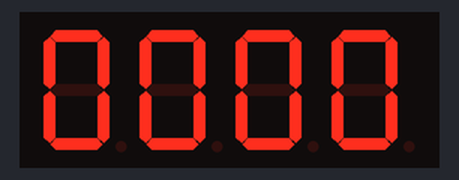
Bench run of a sketch on a simulated Arduino Uno, built with avr-gcc and run on an emulated ATmega328P. Parts: 4-digit seven-segment display. Wiring (inferred from the names in the program): 4-digit 7-segment display, segments lit when HIGH: segments pin 6, pin 2, pin 10, pin 12, pin 13, pin 5, pin 9, pin 11; digit selects pin 7, pin 4, pin 3, pin 8. The segment pins are drawn as the display they are named for.

Above: at 0.1 s.
At 4.1 s:
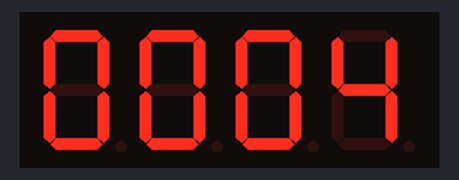
At 9.1 s:
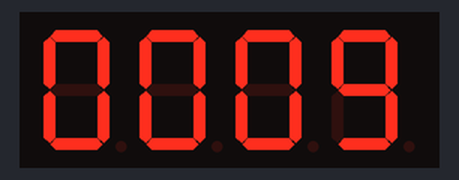
At 18.1 s:
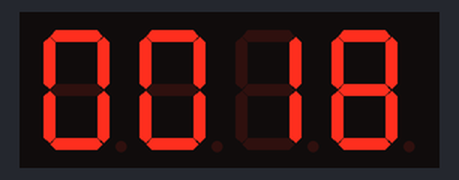
At 27.1 s:
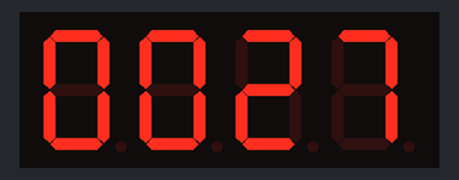
At 37.1 s:
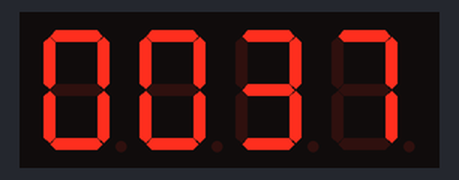

The sketch:

7segment.ino
```cpp
/*  Esempio creato partendo dal codice: "Arduino UNO running 4-digit 7-segment display".
    http://www.hobbytronics.co.uk/arduino-4digit-7segment
    di pubblico dominio (meglio  beerware: offri una birra all'autore

    Questo è un esempio per pilotare un display 7 segmenti con 4 elementi
    senza usare resistenze. Questa tecnica è molto diffusa ma devi sapere
    che eventuali errori possono portare ad un sovraccarico di corrente
    con il rischio di bruciare qualche segmento del display (basta porre attenzione
    al valore di luminosità).

*/
#define DIGIT_ON  LOW // E' un modello a Anodo Comune
#define DIGIT_OFF  HIGH
// -----------------------------------------------------------------
// PIN della fila in basso del display ==> e,d,dp,c,g,4
// -----------------------------------------------------------------
// La parte bassa corrisponde a quella dove ho il punto decimale
// La numerazione del modulo "Display a 7 segmenti" con 4 elementi
// va da sinistra a destra
int segE = 13;  // Primo PIN
int segD = 12;  // Secondo PIN
int segDP = 11; // Terzo PIN
int segC = 10;  // Quarto PIN
int segG = 9;   // Quinto PIN
int digit4 = 8; // Sesto PIN - PWM che Accende il quarto digit
// -----------------------------------------------------------------
// PIN della fila in alto del display ==> 1,a,f,2,3,b
// -----------------------------------------------------------------
// La numerazione del modulo "Display a 7 segmenti" con 4 elementi
// va da sinistra a destra
int digit1 = 7; // Dodicesimo PIN - PWM che Accende il primo digit
int segA =  6;  // Undicesimo PIN
int segF = 5;   // Decimo PIN
int digit2 = 4; // Nono PIN - PWM che Accende il secondo digit
int digit3 = 3; // Ottavo PIN - PWM che Accende il terzo digit
int segB = 2;   // Settimo PIN

void setup()
{
    // Imposto titti i pin come output
    pinMode(segA, OUTPUT);
    pinMode(segB, OUTPUT);
    pinMode(segC, OUTPUT);
    pinMode(segD, OUTPUT);
    pinMode(segE, OUTPUT);
    pinMode(segF, OUTPUT);
    pinMode(segG, OUTPUT);
    pinMode(segDP, OUTPUT);
    // Pin relativi all'elemento
    pinMode(digit1, OUTPUT);
    pinMode(digit2, OUTPUT);
    pinMode(digit3, OUTPUT);
    pinMode(digit4, OUTPUT);
    // Spengo tutti gli elementi
    digitalWrite(digit1, DIGIT_OFF);
    digitalWrite(digit2, DIGIT_OFF);
    digitalWrite(digit3, DIGIT_OFF);
    digitalWrite(digit4, DIGIT_OFF);
}

void loop()
{
    displayNumber(millis()/1000);
}

void displayNumber(int toDisplay)
{
#define DISPLAY_BRIGHTNESS  20000
#define SPEGNI 10

  // Ogni elemento rimane accesso per 20 millisecondi dopo di che viene spento
  for (int digit = 4 ; digit > 0 ; digit--)
  {
      if (digit==4)
          digitalWrite(digit4, DIGIT_ON);
      else if (digit==3)
          digitalWrite(digit3, DIGIT_ON);
      else if (digit==2)
          digitalWrite(digit2, DIGIT_ON);
      else if (digit==1)
          digitalWrite(digit1, DIGIT_ON);

      // Mostra il resto della divisione per 10 sull'elemento posto ad ON
      MostraSingoloNumero(toDisplay % 10);
      // Lascia l'elemento ON per una breve frazione di secondo
      delayMicroseconds(DISPLAY_BRIGHTNESS);
      // Spegne tutti i segmenti del display selezionato
      MostraSingoloNumero(SPEGNI);

      toDisplay /= 10; // Aggiorna il numero dividendolo per 10 (divisione intera)

      // Disattivo tutti i digit
      digitalWrite(digit1, DIGIT_OFF);
      digitalWrite(digit2, DIGIT_OFF);
      digitalWrite(digit3, DIGIT_OFF);
      digitalWrite(digit4, DIGIT_OFF);
  }
}

// Accende i segmenti specifici per ottenere la corretta
// visualizzazione del numero passato come parametro
void MostraSingoloNumero(int n)
{
  #define SEGMENT_ON  HIGH
  #define SEGMENT_OFF LOW

  switch (n)
  {

    case 0:
        digitalWrite(segA, SEGMENT_ON);
        digitalWrite(segB, SEGMENT_ON);
        digitalWrite(segC, SEGMENT_ON);
        digitalWrite(segD, SEGMENT_ON);
        digitalWrite(segE, SEGMENT_ON);
        digitalWrite(segF, SEGMENT_ON);
        digitalWrite(segG, SEGMENT_OFF);
        break;

    case 1:
        digitalWrite(segA, SEGMENT_OFF);
        digitalWrite(segB, SEGMENT_ON);
        digitalWrite(segC, SEGMENT_ON);
        digitalWrite(segD, SEGMENT_OFF);
        digitalWrite(segE, SEGMENT_OFF);
        digitalWrite(segF, SEGMENT_OFF);
        digitalWrite(segG, SEGMENT_OFF);
        break;

    case 2:
        digitalWrite(segA, SEGMENT_ON);
        digitalWrite(segB, SEGMENT_ON);
        digitalWrite(segC, SEGMENT_OFF);
        digitalWrite(segD, SEGMENT_ON);
        digitalWrite(segE, SEGMENT_ON);
        digitalWrite(segF, SEGMENT_OFF);
        digitalWrite(segG, SEGMENT_ON);
        break;

    case 3:
        digitalWrite(segA, SEGMENT_ON);
        digitalWrite(segB, SEGMENT_ON);
        digitalWrite(segC, SEGMENT_ON);
        digitalWrite(segD, SEGMENT_ON);
        digitalWrite(segE, SEGMENT_OFF);
        digitalWrite(segF, SEGMENT_OFF);
        digitalWrite(segG, SEGMENT_ON);
        break;

    case 4:
        digitalWrite(segA, SEGMENT_OFF);
        digitalWrite(segB, SEGMENT_ON);
        digitalWrite(segC, SEGMENT_ON);
        digitalWrite(segD, SEGMENT_OFF);
        digitalWrite(segE, SEGMENT_OFF);
        digitalWrite(segF, SEGMENT_ON);
        digitalWrite(segG, SEGMENT_ON);
        break;

    case 5:
        digitalWrite(segA, SEGMENT_ON);
        digitalWrite(segB, SEGMENT_OFF);
        digitalWrite(segC, SEGMENT_ON);
        digitalWrite(segD, SEGMENT_ON);
        digitalWrite(segE, SEGMENT_OFF);
        digitalWrite(segF, SEGMENT_ON);
        digitalWrite(segG, SEGMENT_ON);
        break;

    case 6:
        digitalWrite(segA, SEGMENT_ON);
        digitalWrite(segB, SEGMENT_OFF);
        digitalWrite(segC, SEGMENT_ON);
        digitalWrite(segD, SEGMENT_ON);
        digitalWrite(segE, SEGMENT_ON);
        digitalWrite(segF, SEGMENT_ON);
        digitalWrite(segG, SEGMENT_ON);
        break;

    case 7:
        digitalWrite(segA, SEGMENT_ON);
        digitalWrite(segB, SEGMENT_ON);
        digitalWrite(segC, SEGMENT_ON);
        digitalWrite(segD, SEGMENT_OFF);
        digitalWrite(segE, SEGMENT_OFF);
        digitalWrite(segF, SEGMENT_OFF);
        digitalWrite(segG, SEGMENT_OFF);
        break;

    case 8:
        digitalWrite(segA, SEGMENT_ON);
        digitalWrite(segB, SEGMENT_ON);
        digitalWrite(segC, SEGMENT_ON);
        digitalWrite(segD, SEGMENT_ON);
        digitalWrite(segE, SEGMENT_ON);
        digitalWrite(segF, SEGMENT_ON);
        digitalWrite(segG, SEGMENT_ON);
        break;

    case 9:
        digitalWrite(segA, SEGMENT_ON);
        digitalWrite(segB, SEGMENT_ON);
        digitalWrite(segC, SEGMENT_ON);
        digitalWrite(segD, SEGMENT_ON);
        digitalWrite(segE, SEGMENT_OFF);
        digitalWrite(segF, SEGMENT_ON);
        digitalWrite(segG, SEGMENT_ON);
        break;

    case 10: // Tutto spento
        digitalWrite(segA, SEGMENT_OFF);
        digitalWrite(segB, SEGMENT_OFF);
        digitalWrite(segC, SEGMENT_OFF);
        digitalWrite(segD, SEGMENT_OFF);
        digitalWrite(segE, SEGMENT_OFF);
        digitalWrite(segF, SEGMENT_OFF);
        digitalWrite(segG, SEGMENT_OFF);
        break;
    }
}
```

Measured:
- what the display in image 0 shows lasts 1.1 s, from 0.0 s to 1.1 s
